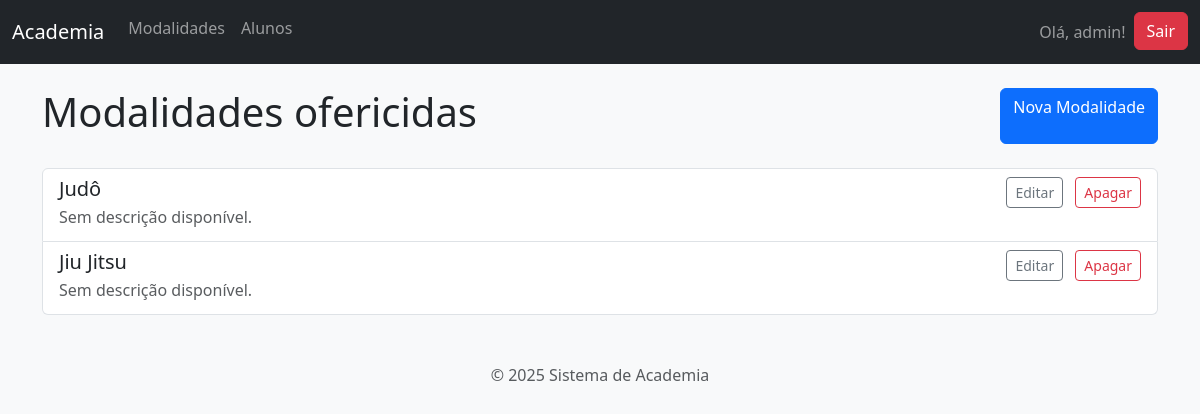
/gestao/modalidades/ (signed in), run on the app's committed database.
### gestao_academia/models.py (models this page shows, shortened)
class Modalidade(models.Model):
   nome  = models.CharField(max_length=100,unique=True, help_text="Nome da modalidade (Ex: Judô, Jiu Jitsu.)")
   descricao = models.TextField(blank=True,null=True, help_text="Uma breve descrição da modalidade.")
   utiliza_faixas = models.BooleanField(default=False, verbose_name="Utiliza Faixas?")

### gestao_academia/views.py (the view)
# urls.py: path('modalidades/', views.lista_modalidades, name='lista_modalidades'),
@login_required
def lista_modalidades(request):
    modalidades = Modalidade.objects.all()
    return render(request, 'gestao_academia/lista_modalidades.html', {'modalidades': modalidades})

### gestao_academia/templates/gestao_academia/lista_modalidades.html (shortened to what this page needs)
{% extends "base.html" %}
{% block content %}
  <div class="d-flex justify-content-between aling-items-center mb-4">
    <h1>Modalidades ofericidas</h1>
    {% if user.is_authenticated %}
      <a href="{% url 'criar_modalidade' %}" class="btn btn-primary">Nova Modalidade</a>
    {% endif %}
  </div>
  <div class="list-group" >
    {% for modalidade in modalidades %}
     <div class="list-group-item list-group-item-action d-flex justify-content-between aling-items-center">
      <div>
        <h5 class="mb-1">{{ modalidade.nome }}</h5>
        <p class="mb-1 text-muted">{{ modalidade.descricao|default:"Sem descrição disponível."}}</p>
      </div>
      {% if user.is_authenticated %}
       <div>
        <a href="{% url 'editar_modalidade' pk=modalidade.pk %}" class="btn btn-sm btn-outline-secondary me-2">Editar</a>
        <a href="{% url 'apagar_modalidade' pk=modalidade.pk %}" class="btn btn-sm btn-outline-danger">Apagar</a>
       </div>
      {% endif %}
      </div>
    {% empty %}
       <div class="alert alert-warning" role="alert">
        Nenhuma modalidade foi registrada ainda.
       </div>
    {% endfor %}
 </div>
{% endblock %}

### templates/base.html (shortened to what this page needs)
<!DOCTYPE html>
<html lang="pt-br">
<head>
    <link href="https://cdn.jsdelivr.net/npm/bootstrap@5.3.3/dist/css/bootstrap.min.css" rel="stylesheet">
</head>
<body class="bg-light">
    <nav class="navbar navbar-expand-lg navbar-dark bg-dark mb-4">
    <div class="container-fluid">
        <a class="navbar-brand" href="{% url 'pagina_inicial' %}">Academia</a>
        <div class="collapse navbar-collapse" id="navbarNav">
            <ul class="navbar-nav me-auto mb-2 mb-1g-0">
                <li class="nav-item">
                    <a class="nav-link" href="{% url 'lista_modalidades' %}">Modalidades</a>
                </li>
                <li class="nav-item">
                    <a class="nav-link" href="{% url 'lista_alunos' %}">Alunos</a>
                </li>
            </ul>
            <ul class="navbar-nav ms-auto">
                {% if user.is_authenticated %}
                    <li class="nav-item">
                        <span class="nav-link">Olá, {{ user.username }}!</span>
                    </li>
                    <li class="nav-item">
                        <form action="{% url 'logout' %}" method="post">
                            <button type="submit" class="btn btn-danger">Sair</button>
                        </form>
                    </li>
                {% endif %}
            </ul>
        </div>
    </div>
</nav>
    <main class="container">
        {% block content %}{% endblock %}
    </main>
    <footer class="text-center text-muted mt-5">
        <p>&copy; {% now "Y" %} Sistema de Academia</p>
    </footer>
</body>
</html>

### data on the page
Modalidade: nome "Judô", descricao "Sem descrição disponível."
Modalidade: nome "Jiu Jitsu", descricao "Sem descrição disponível."

### other printed values
{{ user.username }} "admin"
